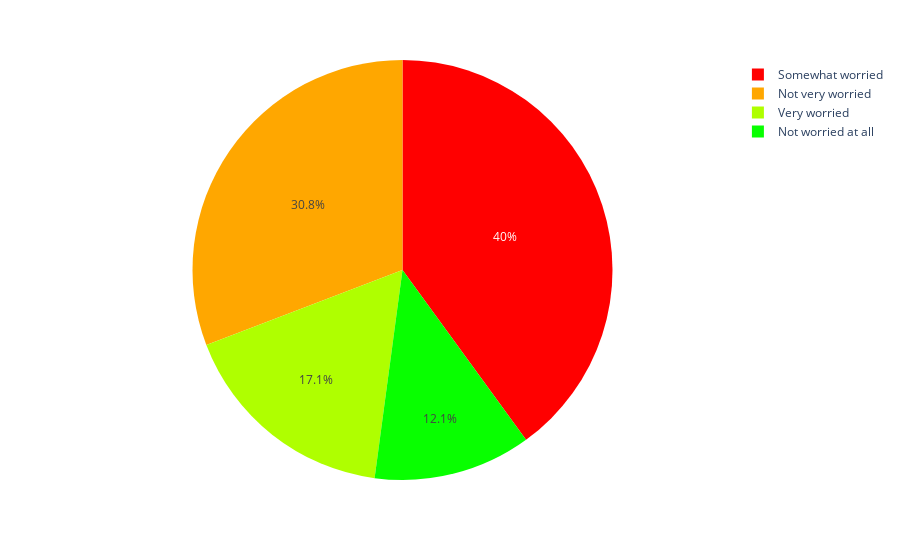

Notebook code cell kept with this figure:
### Code cell
def h1n1_worry_graph():
    fig1 = data_for_viz["h1n1_worry"].value_counts().reset_index()
    fig1.columns = ['h1n1_worry', 'count']

    # Create a pie chart
    fig_m_t_count_bar = px.pie(fig1, names='h1n1_worry', values='count', color_discrete_sequence=px.colors.cyclical.HSV)
    plotted_graph=fig_m_t_count_bar.show()
    return plotted_graph
h1n1_worry_graph()

### Figure 1 — Plotly figure (JSON) as saved in the notebook; plotly's stock layout.template omitted (floating-point values rounded to 4 significant figures)
{"data": [{"domain": {"x": [0, 1], "y": [0, 1]}, "hovertemplate": "h1n1_worry=%{label}<br>count=%{value}<extra></extra>", "labels": ["Somewhat worried", "Not very worried", "Very worried", "Not worried at all"], "legendgroup": "", "name": "", "showlegend": true, "type": "pie", "values": [10273, 7916, 4384, 3117]}], "layout": {"legend": {"tracegroupgap": 0}, "margin": {"t": 60}, "piecolorway": ["#ff0000", "#ffa700", "#afff00", "#08ff00", "#00ff9f", "#00b7ff", "#0010ff", "#9700ff", "#ff00bf", "#ff0000"]}}
